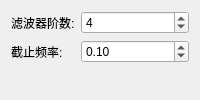
                <widget class="QWidget" name="bigThermalButterworthPage">
                 <layout class="QFormLayout" name="bigThermalButterworthLayout">
                  <item row="0" column="0">
                   <widget class="QLabel" name="bigThermalButterworthOrderLabel">
                    <property name="text">
                     <string>滤波器阶数:</string>
                    </property>
                   </widget>
                  </item>
                  <item row="0" column="1">
                   <widget class="QSpinBox" name="bigThermalButterworthOrderSpinBox">
                    <property name="minimum">
                     <number>1</number>
                    </property>
                    <property name="maximum">
                     <number>10</number>
                    </property>
                    <property name="value">
                     <number>4</number>
                    </property>
                   </widget>
                  </item>
                  <item row="1" column="0">
                   <widget class="QLabel" name="bigThermalButterworthCutoffLabel">
                    <property name="text">
                     <string>截止频率:</string>
                    </property>
                   </widget>
                  </item>
                  <item row="1" column="1">
                   <widget class="QDoubleSpinBox" name="bigThermalButterworthCutoffSpinBox">
                    <property name="minimum">
                     <double>0.010000000000000</double>
                    </property>
                    <property name="maximum">
                     <double>0.500000000000000</double>
                    </property>
                    <property name="singleStep">
                     <double>0.010000000000000</double>
                    </property>
                    <property name="value">
                     <double>0.100000000000000</double>
                    </property>
                   </widget>
                  </item>
                 </layout>
                </widget>
